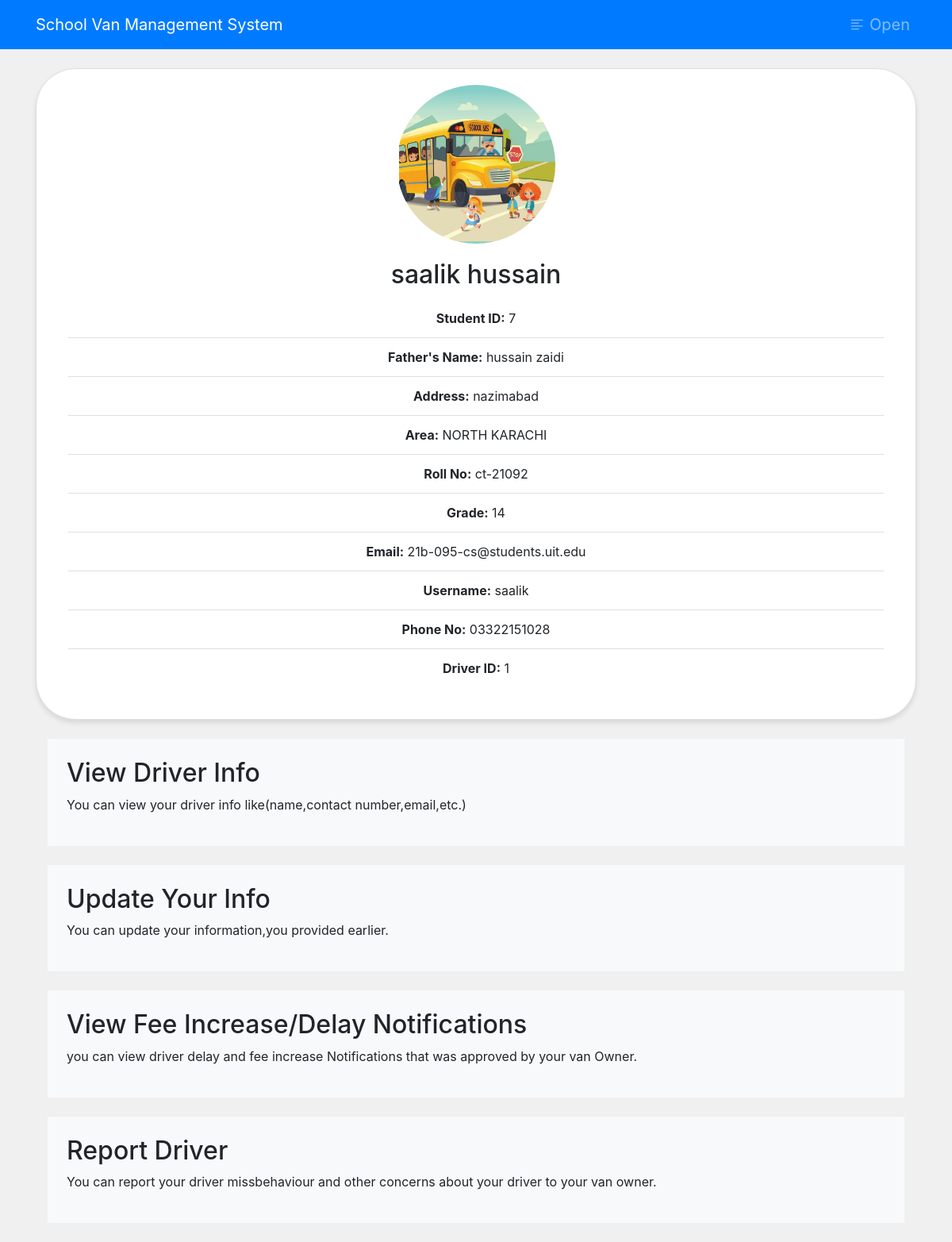
The page /Student_portal/7/ on the database its author committed.
### student/models.py (models this page shows)
class Student(models.Model):
    first_name = models.CharField(max_length=255)
    last_name = models.CharField(max_length=255)
    profile_image = models.ImageField(upload_to='student_profiles/', null=True, blank=True)
    father_name = models.CharField(max_length=255)
    address = models.TextField()
    area = models.CharField(max_length=255)
    roll_no = models.CharField(max_length=20)
    grade = models.CharField(max_length=10)
    email = models.EmailField()
    username = models.CharField(max_length=100, unique=True)
    phone_no = models.CharField(max_length=20)
    password = models.CharField(max_length=100)
    driver_id = models.ForeignKey(Driver, on_delete=models.SET_NULL, null=True, blank=True, default=None)
    status= models.BooleanField(default=False)

### driver/models.py (models this page shows)
class Driver(models.Model):
    first_name = models.CharField(max_length=255)
    last_name = models.CharField(max_length=255)
    profile_image = models.ImageField(upload_to='driver_profiles/', null=True, blank=True)
    father_name = models.CharField(max_length=255)
    address = models.TextField()
    area = models.CharField(max_length=255)
    cnic = models.CharField(max_length=15)
    van = models.CharField(max_length=20)
    van_capacity=models.IntegerField(default=0)
    email = models.EmailField()
    username = models.CharField(max_length=100, unique=True)
    phone_no = models.CharField(max_length=20)
    password = models.CharField(max_length=100)
    status= models.BooleanField(default=False)
    fee_amount=models.IntegerField(default=1500)

### student/views.py (the view)
# urls.py: path('Student_portal/<int:student_id>/', stu.student_portal, name='student_portal'),
def student_portal(request, student_id):
    student = get_object_or_404(Student, id=student_id)
    complaints = Complaint.objects.filter(student_id=student_id)
    delay_requests = delay_req.objects.filter(Driver_id=student.driver_id, owner_approval='Approved')
    complaint_del = Complaint.objects.filter(student_id=student_id,owner_approval='Approved')
    fee_increase = fee_inc.objects.filter(Driver_id=student.driver_id, owner_approval='Approved')
    current_date = timezone.now().date()
    one_month_ago = current_date - timezone.timedelta(days=30)  # Assuming a month is 30 days
    complaint_increase_to_delete = complaint_del.filter(day_of_complain__lt=one_month_ago)
    fee_increase_to_delete = fee_increase.filter(day_of_complain__lt=one_month_ago)
    delay_to_delete = delay_requests.filter(day_of_complain__lt=one_month_ago)
    if fee_increase_to_delete.exists():
        messages.success(request, 'Driver Fee Increase Request has been deleted because it was sent over a month ago.')
        fee_increase_to_delete.delete()
    elif complaint_increase_to_delete.exists():
        messages.success(request, 'Driver Fee Increase Request has been deleted because it was sent over a month ago.')
        complaint_increase_to_delete.delete()
    elif delay_to_delete.exists():
        messages.success(request, 'Driver Fee Increase Request has been deleted because it was sent over a month ago.')
        delay_to_delete.delete()
    complaint_count = complaints.count()
    fee_inc_count = fee_increase.count()
    delay_count = delay_requests.count()
    all_notifiactions= fee_inc_count+delay_count
    context = {'student': student, 'complaints': complaints, 'complaint_count': complaint_count,'fee_inc_count':fee_inc_count,'delay_count':delay_count,'all_notice':all_notifiactions}
    return render(request, 'student_portal.html',context)

### templates/student_portal.html (shortened to what this page needs)
{% load static %}
<!DOCTYPE html>
<html lang="en">
<head>
    <link rel="stylesheet" href="https://maxcdn.bootstrapcdn.com/bootstrap/4.5.2/css/bootstrap.min.css">
    <link rel="stylesheet" href="https://cdn.jsdelivr.net/npm/bootstrap-icons@1.10.5/font/bootstrap-icons.css">
    <link rel="stylesheet" href="https://cdnjs.cloudflare.com/ajax/libs/font-awesome/5.15.3/css/all.min.css">
    <link rel="stylesheet" href="https://cdn.jsdelivr.net/npm/bootstrap-icons@1.11.1/font/bootstrap-icons.css">
</head>
<body>
<nav class="navbar navbar-expand-lg navbar-dark bg-primary">
    <div class="container">
        <a class="navbar-brand" href="#">School Van Management System</a>
        <div class="collapse navbar-collapse" id="navbarNav">
            <ul class="navbar-nav ml-auto">
                <li class="nav-item">
                    <a class="nav-link open-btn" href="javascript:void(0);" onclick="openNav()"><i class="bi bi-text-left" ></i> Open</a>
                </li>
            </ul>
        </div>
    </div>
</nav>
<div class='container-fluid'>
    <div class="container mt-4">
        <div class="row">
            <div class="col-md-12 text-center">
                <div class="card">
                    <div class="image-frame">
                        <img src="{{ student.profile_image.url }}" class="card-img-top" alt="{{ student.first_name }}'s Profile">
                    </div>
                    <div class="card-body">
                        <h2 class="card-title">{{ student.first_name }} {{ student.last_name }}</h2>
                        <ul class="list-group list-group-flush">
                            <li class="list-group-item"><strong>Student ID:</strong> {{ student.id }}</li>
                            <li class="list-group-item"><strong>Father's Name:</strong> {{ student.father_name }}</li>
                            <li class="list-group-item"><strong>Address:</strong> {{ student.address }}</li>
                            <li class="list-group-item"><strong>Area:</strong> {{ student.area }}</li>
                            <li class="list-group-item"><strong>Roll No:</strong> {{ student.roll_no }}</li>
                            <li class="list-group-item"><strong>Grade:</strong> {{ student.grade }}</li>
                            <li class="list-group-item"><strong>Email:</strong> {{ student.email }}</li>
                            <li class="list-group-item"><strong>Username:</strong> {{ student.username }}</li>
                            <li class="list-group-item"><strong>Phone No:</strong> {{ student.phone_no }}</li>
                            <li class="list-group-item"><strong>Driver ID:</strong> {{ student.driver_id.id }}</li>
                        </ul>
                    </div>
                </div>
                <div class="container my-4">
                    <div class="container-fluid bg-light p-4">
                        <h2 class="text-left">View Driver Info</h2>
                        <p class="text-left">You can view your driver info like(name,contact number,email,etc.)</p>
                    </div>
                </div>
                <div class="container my-4">
                    <div class="container-fluid bg-light p-4">
                        <h2 class="text-left">Update Your Info</h2>
                        <p class="text-left">You can update your information,you provided earlier.</p>
                    </div>
                </div>
                <div class="container my-4">
                    <div class="container-fluid bg-light p-4">
                        <h2 class="text-left">View Fee Increase/Delay Notifications</h2>
                        <p class="text-left">you can view driver delay and fee increase Notifications that was approved by your van Owner.</p>
                    </div>
                </div>
                <div class="container my-4">
                    <div class="container-fluid bg-light p-4">
                        <h2 class="text-left">Report Driver</h2>
                        <p class="text-left">You can report your driver missbehaviour and other concerns about your driver to your van owner.</p>
                    </div>
                </div>
            </div>
        </div>
    </div>
</div>
</body>
</html>

### templates/student_portal.html (style rules this page uses)
body { background-color: #f0f0f0; margin: 0; padding: 0; }
.image-frame { border-radius: 50%; overflow: hidden; width: 200px; height: 200px; margin: 0 auto; display: flex; justify-content: center; align-items: center; }
.card { border: 1px solid #ddd; border-radius: 50px; padding: 20px; margin-bottom: 20px; background-color: #fff; box-shadow: 0 4px 6px rgba(0, 0, 0, 0.1); }
.image-frame img { width: 100%; height: 100%; object-fit: cover; margin-left: 5px; }
.open-btn { font-size: 20px; cursor: pointer; }
.container-fluid { padding: 0; margin: 0; }

### rows shown on the page
Student: profile_image (picture), first_name "saalik", last_name "hussain", id "7", father_name "hussain zaidi", address "nazimabad", area "NORTH KARACHI", roll_no "ct-21092", grade "14", email "21b-095-cs@students.uit.edu", username "saalik", phone_no "03322151028", driver_id.id "1"
